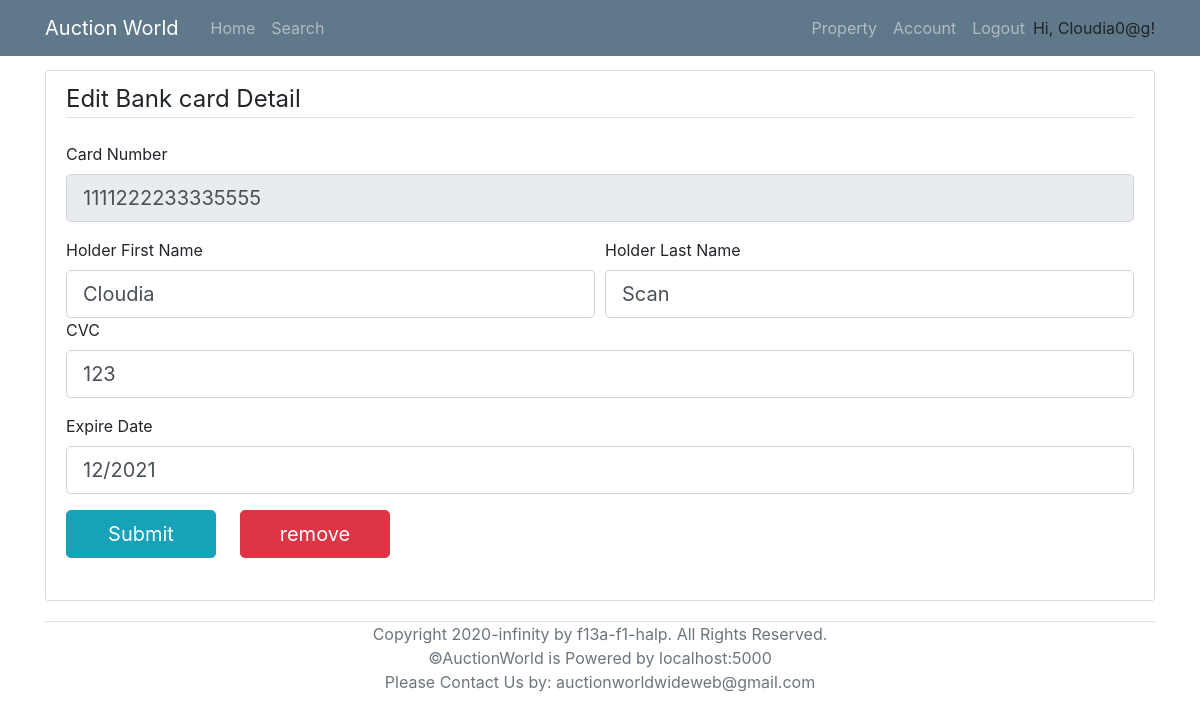
Page /editBankDetails/1111222233335555 (signed in) on the committed database.
### models.py (models this page shows, shortened)
class User(UserMixin, db.Model):
    __tablename__ = 'User'
    id = db.Column(db.Integer, primary_key = True)
    login_name = db.Column(db.String(collation='NOCASE') ,unique=True, nullable=False)
    email = db.Column(db.String, unique=True, nullable=False)
    password_hash = db.Column(db.String, nullable=False)
    address = db.Column(db.String(1000), nullable=False)
    date_of_birth = db.Column(db.DateTime, nullable=False)
    phone_number = db.Column(db.String,unique=True, nullable=False)
    id_confirmation = db.Column(db.String(100), nullable=True)
    auctionId = db.relationship('AuctionDetails', backref='seller', lazy='dynamic')
    properties = db.relationship('Property', backref='sellerID', lazy='dynamic')
    cards = db.relationship('BankDetails', backref='user', lazy='dynamic')
    registeredProperties = db.relationship('Property',secondary=lambda: RegisteredAssociation.__table__, backref="RegisteredBidders")

class BankDetails(db.Model):
    __tablename__ = 'BankDetails'
    id = db.Column("card_number",db.String, primary_key=True)
    holder_fname = db.Column(db.String(), nullable=False)
    holder_lname = db.Column(db.String(20), nullable=False)
    cvc = db.Column(db.String, nullable=False)
    expire_date = db.Column(db.DateTime, nullable=False)
    user_id = db.Column(db.Integer, db.ForeignKey('User.id'), nullable=False)

### routes.py (the view)
@app.route('/editBankDetails/<card_id>', methods=['POST','GET'])
@login_required
def editBankDetails(card_id):
    form = BankDetailsForm()
    card = db.session.query(BankDetails).get(card_id)
    user = User.query.filter_by(login_name=current_user.login_name).first_or_404()
    if form.validate_on_submit():
        holder_fname =  form.holder_fname.data
        holder_lname =  form.holder_lname.data
        cvc =  form.cvc.data
        expire_date =  form.expire_date.data
        if not form.validate_expire_date(expire_date):
            flash(f'The expire date should be greater than current time','danger')
            return render_template('editBankDetails.html', title='editBankDetails', form=form, card = card)
        if not form.validate_cvc(form.cvc.data):
            flash(f"Please input valid CVC number",'danger')
            return render_template('editBankDetails.html', title='editBankDetails', form=form, card = card)
        if holder_fname:
            card.set_fname(holder_fname)
        if holder_lname:
            card.set_lname(holder_lname)
        if cvc:
            card.set_cvc(cvc)
        if expire_date:
            card.set_expire_date(expire_date)
        db.session.commit()
        cards = BankDetails.query.filter_by(user_id = current_user.id).all()
        return redirect(url_for('account', form=form, user=user, cards = cards, user_id = current_user.id))
    elif request.method == 'GET':
        form.card_number.data = card.id
        form.holder_fname.data = card.holder_fname
        form.holder_lname.data = card.holder_lname
        form.expire_date.data = card.expire_date
        form.cvc.data = card.cvc
    return render_template('editBankDetails.html', title='editBankDetails', form=form, card = card)

### forms.py (shortened to what this page needs)
class BankDetailsForm(FlaskForm):
    holder_fname = StringField ('Holder First Name', validators=[DataRequired(), Regexp('^[A-Za-z]+$', message="Please input only characters")])
    holder_lname = StringField ('Holder Last Name', validators=[DataRequired(), Regexp('^[A-Za-z]+$', message="Please input only characters" )])
    card_number = StringField ( 'Card Number',validators=[ DataRequired(),Length(min=16, max=16), Regexp('^[0-9]{16}$', message='Please input exact 16 digits')  ] )
    cvc = StringField ( 'CVC', validators=[ DataRequired(),Length(min=3, max=3), Regexp('^[0-9]{3}$', message='Please input exact 3 digits') ] )
    expire_date = DateTimeField('Expire Date', format = "%m/%Y", validators=[DataRequired()])
    submit = SubmitField()

### models.py (called while the page is built)
@login_manager.user_loader
def load_user(id):
    return User.query.get(id)

### templates/editBankDetails.html (shortened to what this page needs)
{% extends "base.html" %}
{% block content %}
<div class="content-section">
    <form method="POST" action="">
        <fieldset class="form-group">
            <legend class="border-bottom mb-4">Edit Bank card Detail</legend>
                <div class="form-group" disabled>
                    {{ form.card_number.label }}<br>
                    {% if form.card_number.errors %}
                        {{ form.card_number(class="form-control form-control-lg is-invalid") }}
                        <div class="invalid-feedback">
                            {% for error in form.card_number.errors %}
                                <span>{{ error }}</span>
                            {% endfor %}
                        </div>
                    {% else %}
                        {{ form.card_number(class="form-control form-control-lg",  readonly=True) }}
                    {% endif %}
                </div>
                <div class="form-row">
                    <div class="col">
                        {{ form.holder_fname.label }}<br>
                        {% if form.holder_fname.errors %}
                            {{ form.holder_fname(class="form-control form-control-lg is-invalid") }}
                            <div class="invalid-feedback">
                                {% for error in form.holder_fname.errors %}
                                    <span>{{ error }}</span>
                                {% endfor %}
                            </div>
                        {% else %}
                            {{ form.holder_fname(class="form-control form-control-lg") }}
                        {% endif %}
                    </div>
                    <div class="col">
                        {{ form.holder_lname.label }}<br>
                        {% if form.holder_lname.errors %}
                            {{ form.holder_lname(class="form-control form-control-lg is-invalid") }}
                            <div class="invalid-feedback">
                                {% for error in form.holder_lname.errors %}
                                    <span>{{ error }}</span>
                                {% endfor %}
                            </div>
                        {% else %}
                            {{ form.holder_lname(class="form-control form-control-lg") }}
                        {% endif %}
                    </div>
                </div>
                <div class="form-group">
                    {{ form.cvc.label }}<br>
                    {% if form.cvc.errors %}
                        {{ form.cvc(class="form-control form-control-lg is-invalid") }}
                        <div class="invalid-feedback">
                            {% for error in form.cvc.errors %}
                                <span>{{ error }}</span>
                            {% endfor %}
                        </div>
                    {% else %}
                        {{ form.cvc(class="form-control form-control-lg") }}
                    {% endif %}
                </div>
                <div class="form-group">
                    {{ form.expire_date.label }}<br>
                    {% if form.expire_date.errors %}
                        {{ form.expire_date(placeholder="mm/yyyy",class="form-control form-control-lg is-invalid") }}
                        <div class="invalid-feedback">
                            {% for error in form.expire_date.errors %}
                                <span>{{ error }}</span>
                            {% endfor %}
                        </div>
                    {% else %}
                        {{ form.expire_date(class="form-control form-control-lg", placeholder="mm/yyyy") }}
                    {% endif %}
                </div>
                <div class="form-group mr-4" style="float: left;">{{ form.submit(class="btn btn-info btn-lg", style="width:150px") }}</div>
                <a href={{ url_for("removetBankDetails", card_id=card.id) }} class="btn btn-danger btn-lg" style="width:150px">remove</a>
            </fieldset>
    </form>
</div>
{% endblock %}

### templates/base.html (shortened to what this page needs)
<!DOCTYPE html>
<html lang="en">
<head>
    <link rel="stylesheet" type="text/css" href="../static/css/main.css">
    <link rel="stylesheet" href="https://maxcdn.bootstrapcdn.com/bootstrap/4.0.0/css/bootstrap.min.css">
</head>
<body>
    <header class="site-header">
        <nav class="navbar navbar-expand-md navbar-dark bg-steel fixed-top">
          <div class="container">
            <a class="navbar-brand mr-4" href="/" >Auction World</a>
            <div class="collapse navbar-collapse" id="navbarToggle">
              <div class="navbar-nav mr-auto">
                <a class="nav-item nav-link" href="{{ url_for('home') }}">Home</a>
                <a class="nav-item nav-link" href="/search">Search</a>
              </div>
              <div class="navbar-nav">
                {% if current_user.is_authenticated %}
                  <a class="nav-item nav-link" href="/property">Property</a>
                  <a class="nav-item nav-link" href={{ url_for("account", user_id=current_user.id) }}>Account</a>
                  <a class="nav-item nav-link" href="/logout">Logout</a>
                  <p style="margin-top: 8px; margin-bottom: 0px;">Hi, {{ current_user.login_name }}!</p>
                {% endif %}
              </div>
            </div>
          </div>
        </nav>
      </header>
      <main role="main" class="container" style="margin-top: 70px;">
        <div class="row">
          <div class="col-md-12">
            {% block content %}{% endblock %}
          </div>
        </div>
        <div class="border-top relative-bottom text-center text-muted mb-2" >
          Copyright 2020-infinity by f13a-f1-halp. All Rights Reserved. <br>
          ©AuctionWorld is Powered by localhost:5000 <br>
          Please Contact Us by: auctionworldwideweb@gmail.com
        </div>
      </main>
</body>
</html>

### static/css/main.css (style rules this page uses)
body { background: #fafafa; color: #333333; margin-top: 5rem; }
.bg-steel { background-color: #5f788a; }
.site-header .navbar-nav .nav-link { color: #cbd5db; }
.content-section { background: #ffffff; padding: 10px 20px; border: 1px solid #dddddd; border-radius: 3px; margin-bottom: 20px; }

### rows in the picture
User: login_name "Cloudia0@g"
BankDetails: card_number "1111222233335555", holder_fname "Cloudia", holder_lname "Scan", cvc "123", expire_date "12/2021"
